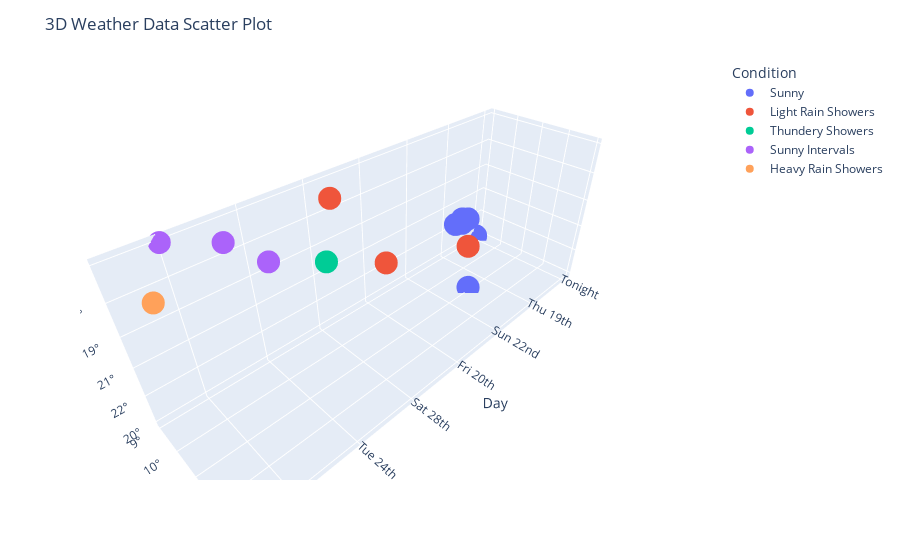

The code cell stored with this chart in its notebook:
### Code cell
import plotly.express as px
import numpy as np
import pandas as pd
df = pd.read_csv("bbc_weather_tel_aviv.csv")
df_clean = df.dropna(subset=["High Temperature (°C)", "Low Temperature (°C)", "Day", "Condition"])

# Create a 3D scatter plot
fig = px.scatter_3d(df_clean, 
                    x="Day", 
                    y="Low Temperature (°C)", 
                    z="High Temperature (°C)", 
                    color="Condition", 
                    labels={"High Temperature (°C)": "High Temp (°C)", 
                            "Low Temperature (°C)": "Low Temp (°C)", 
                            "Day": "Day", 
                            "Condition": "Condition"})

# Set title and show the plot
fig.update_layout(title="3D Weather Data Scatter Plot", 
                  scene=dict(
                      xaxis_title="Day",
                      yaxis_title="Low Temp (°C)",
                      zaxis_title="High Temp (°C)"))

fig.show()

### Figure 1 — Plotly figure (JSON) as saved in the notebook; plotly's stock layout.template omitted (floating-point values rounded to 4 significant figures)
{"data": [{"hovertemplate": "Condition=Sunny<br>Day=%{x}<br>Low Temp (°C)=%{y}<br>High Temp (°C)=%{z}<extra></extra>", "legendgroup": "Sunny", "marker": {"color": "#636efa", "symbol": "circle"}, "mode": "markers", "name": "Sunny", "scene": "scene", "showlegend": true, "type": "scatter3d", "x": ["Tonight", "Wed 18th", "Thu 19th", "Sat 21st", "Sun 22nd", "Mon 30th"], "y": ["9°", "9°", "10°", "11°", "11°", "7°"], "z": ["20°", "22°", "21°", "20°", "19°", "18°"]}, {"hovertemplate": "Condition=Light Rain Showers<br>Day=%{x}<br>Low Temp (°C)=%{y}<br>High Temp (°C)=%{z}<extra></extra>", "legendgroup": "Light Rain Showers", "marker": {"color": "#EF553B", "symbol": "circle"}, "mode": "markers", "name": "Light Rain Showers", "scene": "scene", "showlegend": true, "type": "scatter3d", "x": ["Fri 20th", "Wed 25th", "Sat 28th"], "y": ["12°", "11°", "10°"], "z": ["18°", "19°", "17°"]}, {"hovertemplate": "Condition=Thundery Showers<br>Day=%{x}<br>Low Temp (°C)=%{y}<br>High Temp (°C)=%{z}<extra></extra>", "legendgroup": "Thundery Showers", "marker": {"color": "#00cc96", "symbol": "circle"}, "mode": "markers", "name": "Thundery Showers", "scene": "scene", "showlegend": true, "type": "scatter3d", "x": ["Mon 23rd"], "y": ["11°"], "z": ["18°"]}, {"hovertemplate": "Condition=Sunny Intervals<br>Day=%{x}<br>Low Temp (°C)=%{y}<br>High Temp (°C)=%{z}<extra></extra>", "legendgroup": "Sunny Intervals", "marker": {"color": "#ab63fa", "symbol": "circle"}, "mode": "markers", "name": "Sunny Intervals", "scene": "scene", "showlegend": true, "type": "scatter3d", "x": ["Tue 24th", "Fri 27th", "Sun 29th"], "y": ["10°", "10°", "9°"], "z": ["18°", "17°", "17°"]}, {"hovertemplate": "Condition=Heavy Rain Showers<br>Day=%{x}<br>Low Temp (°C)=%{y}<br>High Temp (°C)=%{z}<extra></extra>", "legendgroup": "Heavy Rain Showers", "marker": {"color": "#FFA15A", "symbol": "circle"}, "mode": "markers", "name": "Heavy Rain Showers", "scene": "scene", "showlegend": true, "type": "scatter3d", "x": ["Thu 26th"], "y": ["11°"], "z": ["17°"]}], "layout": {"legend": {"title": {"text": "Condition"}, "tracegroupgap": 0}, "margin": {"t": 60}, "scene": {"domain": {"x": [0, 1], "y": [0, 1]}, "xaxis": {"title": {"text": "Day"}}, "yaxis": {"title": {"text": "Low Temp (°C)"}}, "zaxis": {"title": {"text": "High Temp (°C)"}}}, "title": {"text": "3D Weather Data Scatter Plot"}}}
